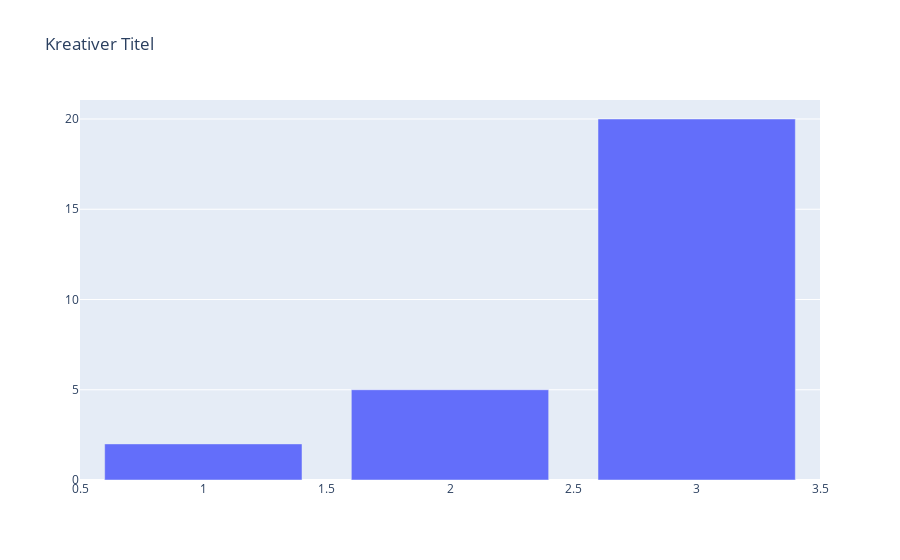

Here is the notebook cell this chart was saved with:
### Code cell
#Low levelimport
plotly.graph_objects as go
fig = go.Figure(
    data=[go.Bar(x=[1,2,3], y=[2,5,20])],
    layout=dict(title=dict(text="Kreativer Titel"))
)
print(fig)
fig.show()

### Figure 1 — Plotly figure (JSON) as saved in the notebook; plotly's stock layout.template omitted (floating-point values rounded to 4 significant figures)
{"data": [{"type": "bar", "x": [1, 2, 3], "y": [2, 5, 20]}], "layout": {"autosize": true, "title": {"text": "Kreativer Titel"}, "xaxis": {"autorange": true, "range": [0.5, 3.5], "type": "linear"}, "yaxis": {"autorange": true, "range": [0, 21.05], "type": "linear"}}}
